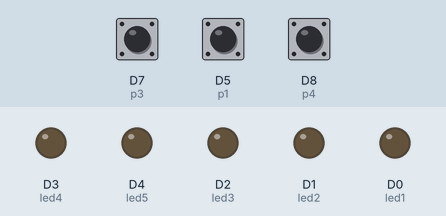
Bench run of a sketch on a simulated ESP8266 (NodeMCU). Parts: output pins drawn as LEDs (lit = HIGH). Inputs (shaded band) come from the test bench; at power-on: D5 (p1) HIGH, D7 (p3) HIGH, D8 (p4) HIGH. Random numbers use the default seed unless the sketch sets one.

Above: at 6.3 s.
6.4 s: D5 (p1) pulled LOW for 0.15 s
At 8.1 s:
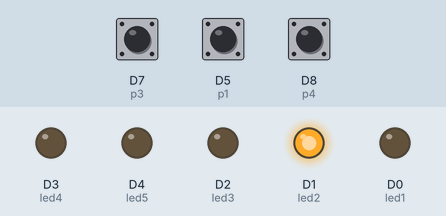
At 12.3 s:
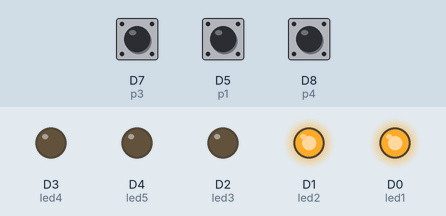
Timing chart, 0 to 15.5 s (numbered marks = the images above; inputs shaded):
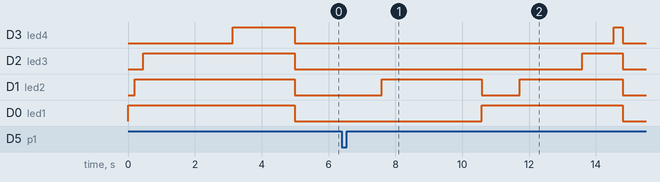

The sketch:

f1.ino
```cpp
int led1 = D0;
int led2 = D1;
int led3 = D2;
int led4 = D3;
int led5 = D4;

int p1 = D5;
int p2 = D6;
int p3 = D7;
int p4 = D8;

int winner = -1;
bool gameStarted = false;
bool winnerFound = false;

void setup() {
  // put your setup code here, to run once:
  pinMode(p1, INPUT_PULLUP);
  pinMode(p2, INPUT_PULLUP);
  pinMode(p3, INPUT_PULLUP);
  pinMode(p4, INPUT_PULLUP);

  pinMode(led1, OUTPUT);
  pinMode(led2, OUTPUT);
  pinMode(led3, OUTPUT);
  pinMode(led4, OUTPUT);
  pinMode(led5, OUTPUT);

  attachInterrupt(digitalPinToInterrupt(p1), p1Pressed, FALLING);
  attachInterrupt(digitalPinToInterrupt(p1), p2Pressed, FALLING);
  attachInterrupt(digitalPinToInterrupt(p3), p1Pressed, FALLING);
  attachInterrupt(digitalPinToInterrupt(p4), p2Pressed, FALLING);
}

void loop() {
  // put your main code here, to run repeatedly:
  digitalWrite(led1,LOW);
  digitalWrite(led2,LOW);
  digitalWrite(led3,LOW);
  digitalWrite(led4,LOW);
  digitalWrite(led5,LOW);

  digitalWrite(led1,HIGH);
  delay(random(200,3000));
  digitalWrite(led2,HIGH);
  delay(random(200,3000));
  digitalWrite(led3,HIGH);
  delay(random(200,3000));
  digitalWrite(led4,HIGH);
  delay(random(200,3000));
  digitalWrite(led5,HIGH);
  digitalWrite(led1,LOW);
  digitalWrite(led2,LOW);
  digitalWrite(led3,LOW);
  gameStarted = true;
  digitalWrite(led4,LOW);
  digitalWrite(led5,LOW);

   while (!winnerFound) {
    // wait
  }
  delay(1000);
  if (winner == 1){digitalWrite(led1,HIGH);}
  if (winner == 2){digitalWrite(led2,HIGH);}
  if (winner == 3){digitalWrite(led3,HIGH);}
  if (winner == 4){digitalWrite(led4,HIGH);}
  delay(3000);
  gameStarted = false;
  winnerFound = false;
  winner = -1;
}
void p1Pressed() {
  if (!gameStarted || winnerFound) return;
  winner = 1;
  winnerFound = true;
}
void p2Pressed() {
  if (!gameStarted || winnerFound) return;
  winner = 2;
  winnerFound = true;
}
void p3Pressed() {
  if (!gameStarted || winnerFound) return;
  winner = 3;
  winnerFound = true;
}
void p4Pressed() {
  if (!gameStarted || winnerFound) return;
  winner = 4;
  winnerFound = true;
}
```

Measured:
- after the input at 6.4 s, D3 (led4): LOW → HIGH after 8.1 s, → LOW 0.28 s later; D2 (led3): LOW → HIGH after 7.2 s, → LOW 1.2 s later; D1 (led2): alternates HIGH for 3.0 s and LOW for 1.1 s, starting after 1.2 s; D0 (led1): LOW → HIGH after 4.2 s, → LOW 4.2 s later
